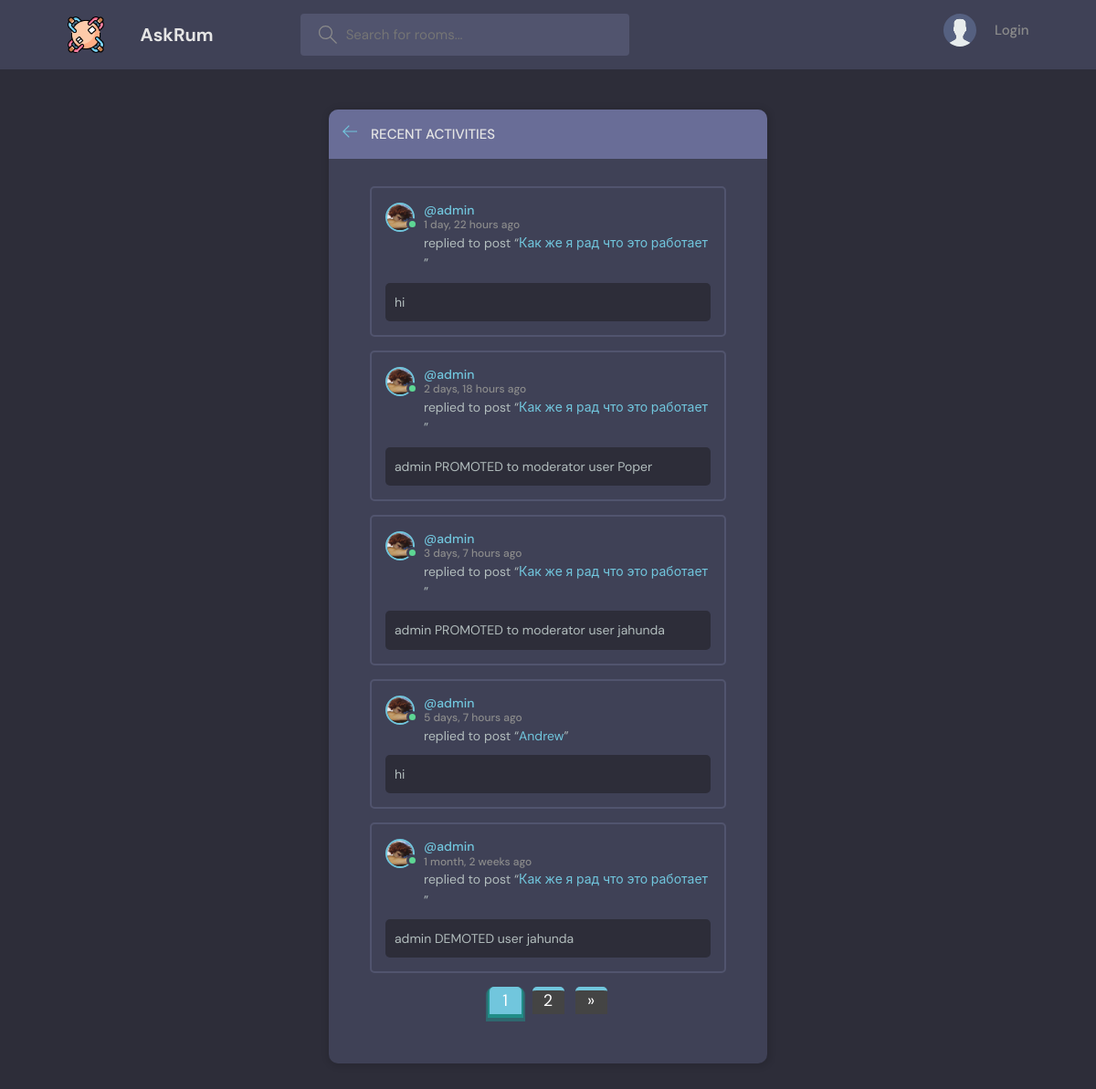
The page /activity/ on the database its author committed.
### main/models.py (models this page shows, shortened)
class Message(models.Model):
    user = models.ForeignKey(User, on_delete=models.CASCADE)
    room = models.ForeignKey(Room, on_delete=models.CASCADE)
    body = models.TextField(null=False)
    updated = models.DateTimeField(auto_now=True)
    created = models.DateTimeField(auto_now_add=True)
    class Meta:
        ordering = ['-updated', '-created']
    def __str__(self):
        return self.body[:50]

class User(AbstractUser):
    name = models.CharField(max_length=200, null=True)
    email = models.EmailField(null=True, unique=True)
    bio = models.TextField(null=True)
    avatar = models.ImageField(upload_to="avatars/%Y/%m/%d/",null=True, blank=True)
    is_online = models.BooleanField(default=True)
    @property
    def imageURL(self):
        try:
            url = self.avatar.url
        except:
            url = ''
        return url

class Room(models.Model):
    host = models.ForeignKey(User, on_delete=models.SET_NULL, null=True)
    topic = models.ForeignKey(Topic, on_delete=models.SET_NULL, null=True)
    name = models.CharField(max_length=200)
    description = models.TextField(null=True, blank=True)
    image = models.ImageField(upload_to="room-images/%Y/%m/%d/", null=True, blank=True)
    moderator = models.ManyToManyField(User, related_name="moderator", blank=True)
    participants = models.ManyToManyField(User, related_name='participants', blank=True)
    updated = models.DateTimeField(auto_now=True)
    created = models.DateTimeField(auto_now_add=True)
    class Meta:
        verbose_name = 'Room'
        verbose_name_plural = 'Rooms'
        ordering = ['-updated', '-created']

### main/views.py (the view)
# urls.py: path('activity/', activityPage, name='activity'),
def activityPage(request):
    topics = Topic.objects.all()
    room_messages = Message.objects.all().order_by('-created')
    paginator = Paginator(room_messages, 5)
    page_number = request.GET.get('page')
    page_obj = paginator.get_page(page_number)
    context = {'topics': topics, 'room_messages':room_messages, "page_obj":page_obj}
    return render(request, 'main/activity.html', context)

### main/templates/main/activity.html (shortened to what this page needs)
{%extends 'main/base.html'%}
{%block content%}
    <main class="layout">
      <div class="container">
        <div class="layout__box">
          <div class="layout__boxHeader">
            <div class="layout__boxTitle">
              <a href="{%url 'home'%}">
                <svg version="1.1" xmlns="http://www.w3.org/2000/svg" width="32" height="32" viewBox="0 0 32 32">
                  <title>arrow-left</title>
                  <path
                    d="M13.723 2.286l-13.723 13.714 13.719 13.714 1.616-1.611-10.96-10.96h27.625v-2.286h-27.625l10.965-10.965-1.616-1.607z"
                  ></path>
                </svg>
              </a>
              <h3>Recent Activities</h3>
            </div>
          </div>
          <div class="activities-page layout__body">
            {%for message in page_obj%}
            <div class="activities__box">
              <div class="activities__boxHeader roomListRoom__header">
                <a href="{%url 'user-profile' message.user.pk %}" class="roomListRoom__author">
                    {%if message.user.is_online%}
                     <div class="avatar avatar--small active">
                        {%if message.user.imageURL%}
                            <img src="{{message.user.imageURL}}">
                        {%else%}
                            <img src="https://avatars.dicebear.com/api/bottts/{{message.user.username}}.svg" />
                        {%endif%}
                    </div>
                    {%endif%}
                  <p>
                    @{{message.user.username}}
                    <span>{{message.created|timesince}} ago</span>
                  </p>
                </a>
              </div>
              <div class="activities__boxContent">
                <p>replied to post “<a href="{%url 'room' message.room.pk%}">{{message.room.name}}</a>”</p>
                <div class="activities__boxRoomContent">
                  {{message}}
                </div>
              </div>
            </div>
            {%endfor%}
          {%if page_obj.has_other_pages%}
            <nav class="pagination-outer" aria-label="Page navigation">
            <ul class="pagination">
            {%for p in  page_obj.paginator.page_range%}
                {%if p == page_obj.number%}
                    <li class="page-item active">
                        <a class="page-link">{{p}}</a>
                    </li>
                {%elif p >= page_obj.number|add:-1 and p <= page_obj.number|add:1%}
                    <li class="page-item">
                        <a class="page-link" href="?page={{p}}">{{p}}</a>
                    </li>
                {%endif%}
            {%endfor%}
            {%if page_obj.has_next%}
                <li class="page-item">
                    <a href="?page={{page_obj.next_page_number}}" class="page-link" aria-label="Next">
                        <span aria-hidden="true">»</span>
                    </a>
                </li>
            {%endif%}
            </ul>
        </nav>
        {%endif%}
        <br>
          </div>
        </div>
      </div>
    </main>
{%endblock%}

### static/styles/style.css (style rules this page uses)
:root { --color-main: #71c6dd; --color-main-light: #e1f6fb; --color-dark: #3f4156; --color-dark-medium: #51546e; --color-dark-light: #696d97; --color-light: #e5e5e5; --color-gray: #8b8b8b; --color-light-gray: #b2bdbd; --color-bg: #2d2d39; --color-success: #5dd693; --color-error: #fc4b0b; }
* { font-family: "DM Sans", -apple-system, BlinkMacSystemFont, "Segoe UI", Roboto, Oxygen, Ubuntu, Cantarell, "Open Sans", "Helvetica Neue", sans-serif; margin: 0; padding: 0; box-sizing: border-box; text-rendering: optimizeLegibility; font-size: inherit; }
html { font-size: 56.25%; height: 100%; }
@media only screen and (min-width: 1200px) { html { font-size: 62.5%; } }
body { line-height: 1.6; font-weight: 400; font-size: 1.5rem; color: var(--color-light-gray); background-color: var(--color-bg); min-height: 100%; }
img { width: 100%; }
a { display: inline-block; color: var(--color-main); text-decoration: none; }
.container { max-width: 120rem; width: 90%; margin: auto; }
.avatar { position: relative; display: inline-block; border-radius: 50%; border: 2px solid var(--color-main); }
.avatar img { display: block; border-radius: 50%; object-fit: cover; object-position: center; }
.avatar::after { content: ""; display: block; position: absolute; background-color: var(--color-gray); z-index: 111; border-radius: 50%; border: 0.3rem solid var(--color-dark); }
.avatar.active::after { background-color: var(--color-success); }
.avatar.avatar--small img { width: 2.8rem; height: 2.8rem; }
.avatar.avatar--small:after { width: 0.7rem; height: 0.7rem; bottom: 0px; right: -6px; }
.layout { margin-top: 2.4rem; }
.layout > .container { display: flex; justify-content: space-between; align-items: flex-start; }
.layout__box { width: 90%; max-width: 48rem; min-height: 40rem; margin: 2rem auto 35px; background-color: var(--color-dark); border-radius: 1rem; box-shadow: 1px 1px 6px 3px rgba(0, 0, 0, 0.1); overflow: hidden; }
.layout__boxHeader { display: flex; padding: 1.5rem; background-color: var(--color-dark-light); }
.layout__boxTitle { display: flex; gap: 1.5rem; align-items: center; }
.layout__boxTitle h3 { text-transform: uppercase; font-weight: 500; color: var(--color-light); }
.layout__boxTitle svg { width: 1.6rem; height: 1.6rem; fill: var(--color-main); }
.layout__body { margin: 3rem; }
.roomListRoom__header { display: flex; justify-content: space-between; align-items: center; }
.roomListRoom__author { font-weight: 500; display: flex; align-items: center; gap: 1rem; }
.activities__box { margin: 1.5rem; padding: 1.5rem; border: 2px solid var(--color-dark-medium); border-radius: 5px; }
.activities__boxHeader p { font-size: 1.4rem; line-height: 1.3; }
.activities__boxHeader p span { color: var(--color-gray); font-size: 1.2rem; display: block; }
.activities__boxContent { margin-left: 4.2rem; }
.activities__boxContent { font-size: 1.4rem; }
.activities__boxRoomContent { background: var(--color-bg); padding: 1rem; border-radius: 5px; margin-top: 1rem; margin-left: -4.2rem; }
.pagination-outer { text-align: center; }
.pagination { font-family: 'Mukta', sans-serif; display: inline-flex; position: relative; list-style-type: none; }
.pagination li a.page-link { color: #fff; background: #444; font-size: 18px; font-weight: 400; line-height: 23px; height: 30px; width: 35px; padding: 0; margin: 0 6px; border-radius: 5px 5px 0 0; border: none; border-top: 4px solid #71c6dd; position: relative; z-index: 1; transition: all 0.5s ease 0s; }
.pagination li a.page-link:hover, .pagination li a.page-link:focus, .pagination li.active a.page-link:hover, .pagination li.active a.page-link { color: #fff; background: #71c6dd; line-height: 23px; border-top: 4px solid #71c6dd; box-shadow: 0 2px 0 2px rgba(13, 195, 170, 0.4), 0 4px 0 4px rgba(13, 195, 170, 0.3); }

### rows shown on the page
Message: user.imageURL (picture), user.username "admin", created "1 day, 22 hours", room.name "Как же я рад что это работает", body "hi"
Message: user.imageURL (picture), user.username "admin", created "2 days, 18 hours", room.name "Как же я рад что это работает", body "admin PROMOTED to moderator user Poper"
Message: user.imageURL (picture), user.username "admin", created "3 days, 7 hours", room.name "Как же я рад что это работает", body "admin PROMOTED to moderator user jahunda"
Message: user.imageURL (picture), user.username "admin", created "5 days, 7 hours", room.name "Andrew", body "hi"
Message: user.imageURL (picture), user.username "admin", created "1 month, 2 weeks", room.name "Как же я рад что это работает", body "admin DEMOTED user jahunda"

### other values the page prints
{{ p }} "1"
{{ p }} "2"
